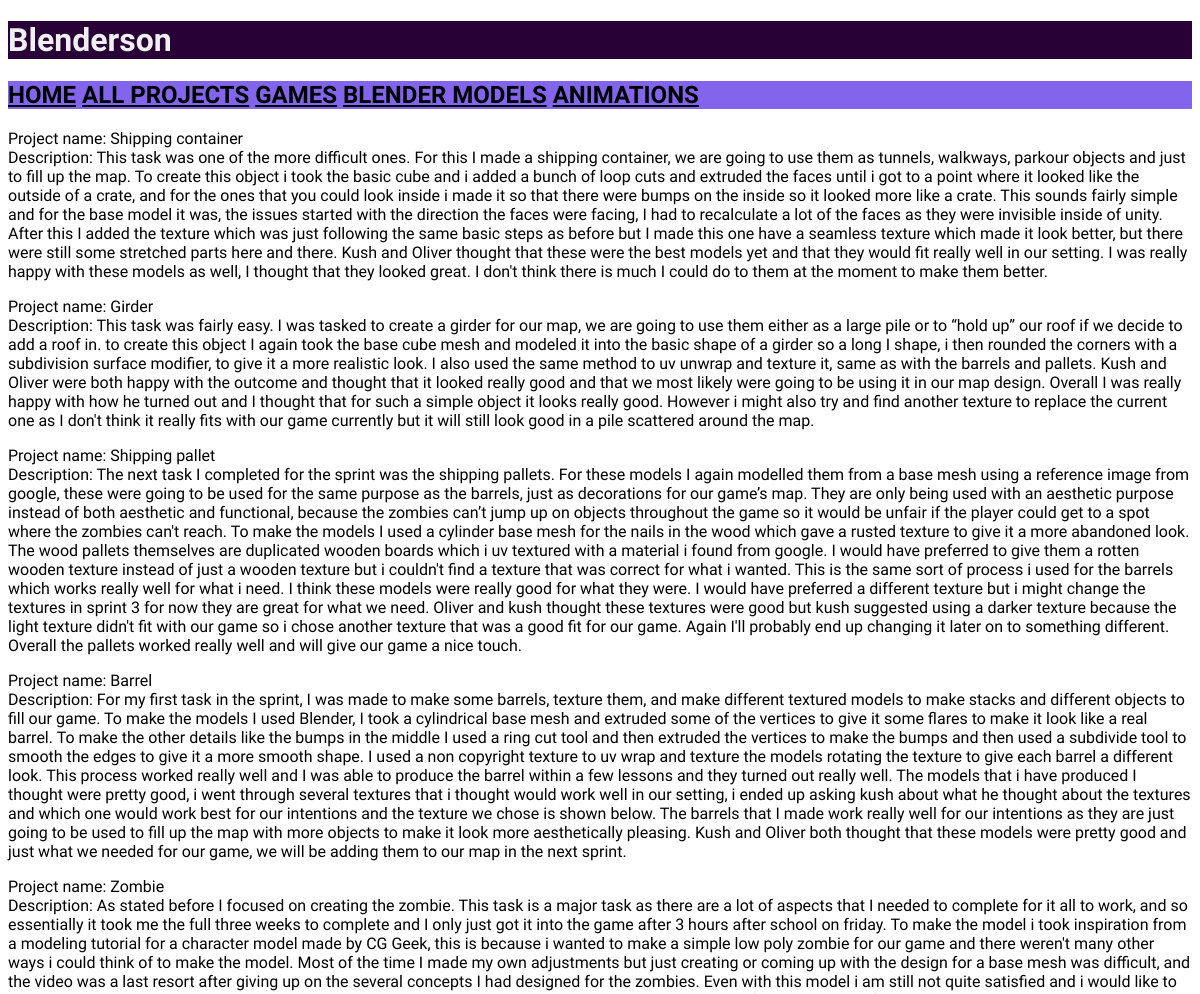
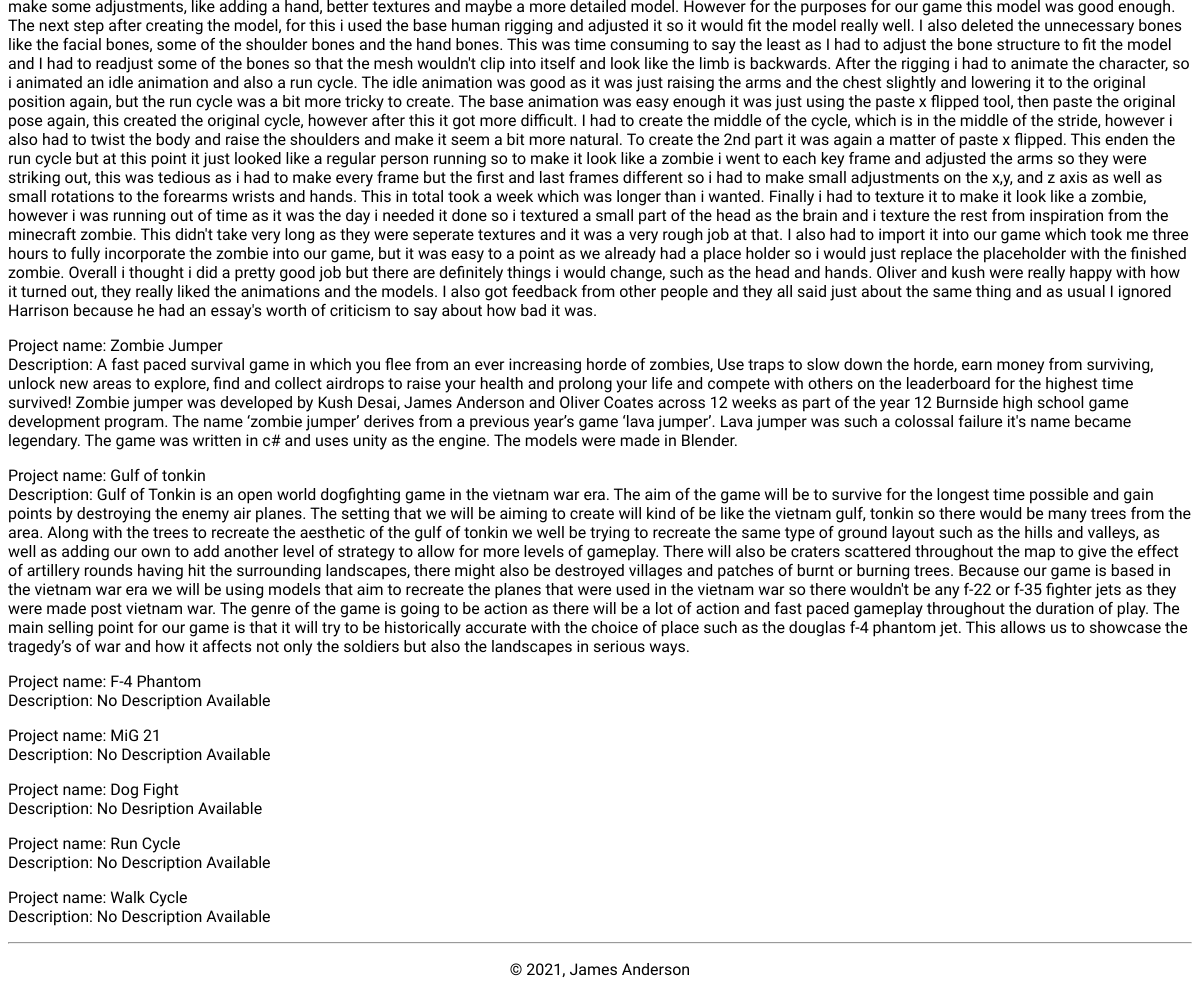
The app's page /projects with its own data (2 pictures, top to bottom).
### models.py (models this page shows)
class Project(db.Model):
    __tablename__ = 'Project'
    id = db.Column(db.Integer, primary_key=True)
    name = db.Column(db.String())
    image = db.Column(db.String())
    description = db.Column(db.Text())
    category = db.Column(db.Integer)

### main.py (the view)
@app.route("/projects")
def projects():
    projects = models.Project.query.all()
    return render_template('projects.html', projects=projects)

### templates/projects.html
{% extends 'layout.html' %}
{% block content %}
{% for project in projects %}
<p>Project name: {{ project.name }}<br>
Description: {{ project.description }}</p>
{% endfor %}
{% endblock %}

### templates/layout.html (shortened to what this page needs)
     <!doctype html>
     <html>
       <head>
         <link rel="stylesheet" href="/static/css/style.css?id=2">
       </head>
       <body>
       {% include 'header.html' %}
       {% include 'nav.html' %}
       {% block content %}{% endblock %}
       {% include 'footer.html' %}
       </body>
     </html>

### templates/header.html
<h1>
    Blenderson
</h1>

### templates/nav.html
<h2>
  <a href="{{ url_for('home') }}">HOME</a>
  <a href="{{ url_for('projects') }}">ALL PROJECTS</a>
  <a href="{{ url_for('games') }}">GAMES</a>
  <a href="{{ url_for('blendermodels') }}">BLENDER MODELS</a>
  <a href="{{ url_for('animations') }}">ANIMATIONS</a>
</h2>

### templates/footer.html
<footer>
    <hr>
    <p>
        &copy; 2021, James Anderson
    </p>
</footer>

### Static/css/style.css (style rules this page uses)
html { font-family: 'New Tegomin', serif; background-color: rgb(255, 255, 255); }
h1, h3 { font-family: 'Dela Gothic One', cursive; }
h1 { color: rgb(240, 240, 240); background-color: rgb(40, 1, 55); width: 100% }
h2 { color: white; background-color: rgba(74, 31, 228, 0.685); font-weight: 600; width: 100%; }
h2 a { color: rgb(0, 0, 0); }
footer { width: 100%; text-align: center; }

### records on screen
Project: name "Shipping container", description "This task was one of the more difficult ones. For this I made a shipping container, we are going to use them as tunnels, walkways, parkour objects and just to fill up the map. To create this object i took the basic cube and i added a bunch of loop cuts and extruded the faces until i got to a point where it looked like the outside of a crate, and for the ones that you could look inside i made it so that there were bumps on the inside so it looked more like a crate. This sounds fairly simple and for the base model it was, the issues started with the direction the faces were facing, I had to recalculate a lot of the faces as they were invisible inside of unity. After this I added the texture…"
Project: name "Girder", description "This task was fairly easy. I was tasked to create a girder for our map, we are going to use them either as a large pile or to “hold up” our roof if we decide to add a roof in. to create this object I again took the base cube mesh and modeled it into the basic shape of a girder so a long I shape, i then rounded the corners with a subdivision surface modifier, to give it a more realistic look. I also used the same method to uv unwrap and texture it, same as with the barrels and pallets. Kush and Oliver were both happy with the outcome and thought that it looked really good and that we most likely were going to be using it in our map design. Overall I was really happy with how he turned out…"
Project: name "Shipping pallet", description "The next task I completed for the sprint was the shipping pallets. For these models I again modelled them from a base mesh using a reference image from google, these were going to be used for the same purpose as the barrels, just as decorations for our game’s map. They are only being used with an aesthetic purpose instead of both aesthetic and functional, because the zombies can’t jump up on objects throughout the game so it would be unfair if the player could get to a spot where the zombies can't reach. To make the models I used a cylinder base mesh for the nails in the wood which gave a rusted texture to give it a more abandoned look. The wood pallets themselves are duplicated wooden…"
Project: name "Barrel", description "For my first task in the sprint, I was made to make some barrels, texture them, and make different textured models to make stacks and different objects to fill our game. To make the models I used Blender, I took a cylindrical base mesh and extruded some of the vertices to give it some flares to make it look like a real barrel. To make the other details like the bumps in the middle I used a ring cut tool and then extruded the vertices to make the bumps and then used a subdivide tool to smooth the edges to give it a more smooth shape. I used a non copyright texture to uv wrap and texture the models rotating the texture to give each barrel a different look. This process worked really well and…"
Project: name "Zombie", description "As stated before I focused on creating the zombie. This task is a major task as there are a lot of aspects that I needed to complete for it all to work, and so essentially it took me the full three weeks to complete and I only just got it into the game after 3 hours after school on friday. To make the model i took inspiration from a modeling tutorial for a character model made by CG Geek, this is because i wanted to make a simple low poly zombie for our game and there weren't many other ways i could think of to make the model. Most of the time I made my own adjustments but just creating or coming up with the design for a base mesh was difficult, and the video was a last resort after giving…"
Project: name "Zombie Jumper", description "A fast paced survival game in which you flee from an ever increasing horde of zombies, Use traps to slow down the horde, earn money from surviving, unlock new areas to explore, find and collect airdrops to raise your health and prolong your life and compete with others on the leaderboard for the highest time survived! Zombie jumper was developed by Kush Desai, James Anderson and Oliver Coates across 12 weeks as part of the year 12 Burnside high school game development program. The name ‘zombie jumper’ derives from a previous year’s game ‘lava jumper’. Lava jumper was such a colossal failure it's name became legendary. The game was written in c# and uses unity as the engine. The models were…"
Project: name "Gulf of tonkin", description "Gulf of Tonkin is an open world dogfighting game in the vietnam war era. The aim of the game will be to survive for the longest time possible and gain points by destroying the enemy air planes. The setting that we will be aiming to create will kind of be like the vietnam gulf, tonkin so there would be many trees from the area. Along with the trees to recreate the aesthetic of the gulf of tonkin we well be trying to recreate the same type of ground layout such as the hills and valleys, as well as adding our own to add another level of strategy to allow for more levels of gameplay. There will also be craters scattered throughout the map to give the effect of artillery rounds having hit the…"
Project: name "F-4 Phantom", description "No Description Available"
Project: name "MiG 21", description "No Description Available"
Project: name "Dog Fight", description "No Desription Available"
Project: name "Run Cycle", description "No Description Available"
Project: name "Walk Cycle", description "No Description Available"
